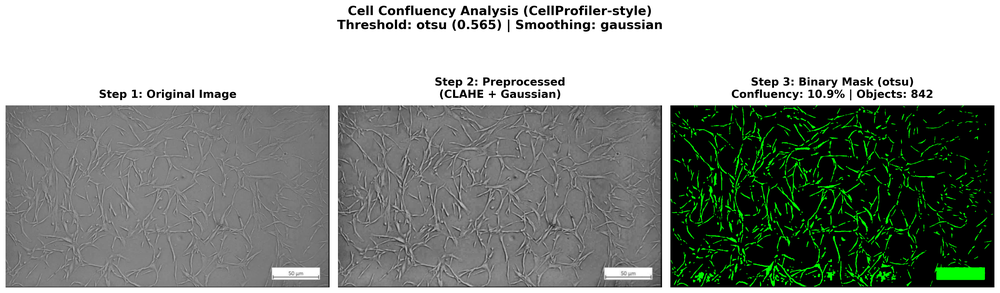
#> input picture cellpose/50_cellprofiler_overview.png, 1000 x 293 px, shrunk from 3580 x 1048 before the run; its folder holds only this picture in this run
$ python confluency_cellprofiler.py 50_cellprofiler_overview.png
#> lines starting #> are read from the running program, lines starting #| are printed output that depends on the picture; after the words box and inside, x2 and y2 are one past the last pixel; in counts of white or black regions, pixels touching at a corner belong together
"""
Cell Confluency Calculator using CellProfiler-style Processing

This script measures cell confluency using image processing methods similar to
CellProfiler's algorithms:
1. CLAHE preprocessing for contrast enhancement
2. Gaussian/Median smoothing for noise reduction
3. Various thresholding methods (Otsu, Triangle, etc.)
4. Morphological operations and object identification
5. Confluency calculation

Uses only OpenCV, numpy, scipy, and matplotlib - no additional dependencies required.
"""

import os
import sys
import numpy as np
import matplotlib.pyplot as plt
from matplotlib.colors import LinearSegmentedColormap
import cv2
from scipy import ndimage


def apply_clahe(img_gray, clip_limit=2.0, tile_grid_size=(8, 8)):
    """
    Apply CLAHE (Contrast Limited Adaptive Histogram Equalization).
    Similar to CellProfiler's CorrectIlluminationCalculate module.
    """
    clahe = cv2.createCLAHE(clipLimit=clip_limit, tileGridSize=tile_grid_size)
    return clahe.apply(img_gray)


def apply_gaussian_smoothing(img, sigma=2):
    """
    Apply Gaussian smoothing (CellProfiler's Smooth module with Gaussian method).
    Uses OpenCV's GaussianBlur.
    """
    # Convert sigma to kernel size (must be odd)
    ksize = int(sigma * 4) | 1  # Ensure odd
    if ksize < 3:
        ksize = 3
    return cv2.GaussianBlur(img, (ksize, ksize), sigma)


# [8 lines left out: function apply_median_filter, not called in this run]


def threshold_otsu_cv(img):
    """
    Otsu's thresholding using OpenCV.
    Returns threshold value (normalized to 0-1 if input is 0-1).
    """
    # If image is float, convert to uint8 for OpenCV
    if img.dtype == np.float64 or img.dtype == np.float32:
        img_uint8 = (img * 255).astype(np.uint8)
        thresh_val, _ = cv2.threshold(img_uint8, 0, 255, cv2.THRESH_BINARY + cv2.THRESH_OTSU)
        return thresh_val / 255.0
    else:
        thresh_val, _ = cv2.threshold(img, 0, 255, cv2.THRESH_BINARY + cv2.THRESH_OTSU)
        return thresh_val


# [127 lines left out: functions threshold_triangle_cv, threshold_li, threshold_yen, threshold_robust_background, not called in this run]


def identify_primary_objects(binary_mask, min_size=15, max_size=None, fill_holes=True):
    """
    Identify primary objects (similar to CellProfiler's IdentifyPrimaryObjects).

    This performs:
    1. Connected component labeling
    2. Size filtering
    3. Hole filling
    """
    # Fill holes if requested
    if fill_holes:
        binary_mask = ndimage.binary_fill_holes(binary_mask)

    # Label connected components
    labeled, num_features = ndimage.label(binary_mask)

    # Size filtering
    if min_size > 0 or max_size is not None:
        sizes = ndimage.sum(binary_mask, labeled, range(1, num_features + 1))

        # Create mask for valid sizes
        for i, size in enumerate(sizes, start=1):
            if size < min_size:
                labeled[labeled == i] = 0
            elif max_size is not None and size > max_size:
                labeled[labeled == i] = 0

        # Relabel
        labeled, num_features = ndimage.label(labeled > 0)

    return labeled, num_features


def calculate_confluency_cellprofiler(
    image_path: str,
    smoothing_method: str = 'gaussian',
    smoothing_size: float = 2.0,
    threshold_method: str = 'otsu',
    clip_limit: float = 2.0,
    min_object_size: int = 15,
    fill_holes: bool = True,
    apply_clahe_preprocessing: bool = True,
    save_outputs: bool = True,
    output_dir: str = None
) -> dict:
    """
    Calculate cell confluency using CellProfiler-style image processing.

    Args:
        image_path: Path to the input image
        smoothing_method: 'gaussian', 'median', or 'none'
        smoothing_size: Size parameter for smoothing
        threshold_method: 'otsu', 'li', 'yen', 'triangle', or 'robust_background'
        clip_limit: CLAHE clip limit (default 2.0)
        min_object_size: Minimum object size in pixels
        fill_holes: Whether to fill holes in detected objects
        apply_clahe_preprocessing: Whether to apply CLAHE before thresholding
        save_outputs: Whether to save output images
        output_dir: Directory to save outputs

    Returns:
        dict containing confluency results and intermediate outputs
    """
#> called with image_path = '50_cellprofiler_overview.png', smoothing_method = 'gaussian', smoothing_size = 2, threshold_method = 'otsu', clip_limit = 2, min_object_size = 15, fill_holes = True, apply_clahe_preprocessing = True

    # Setup output directory
    if output_dir is None:
        output_dir = os.path.dirname(image_path)
    if output_dir == '':
        output_dir = '.'

    if not os.path.exists(output_dir):
        os.makedirs(output_dir)

    base_name = os.path.splitext(os.path.basename(image_path))[0]

    # =========================================================================
    # STEP 1: Load original image
    # =========================================================================
    print(f"\n{'='*60}")
    print("STEP 1: Loading Original Image")
    print(f"{'='*60}")

    # Load image
    img_original = cv2.imread(image_path)
#> img_original is the input picture: shape (293, 1000, 3); mean B, G, R 145.2, 151.2, 145.2
    if img_original is None:
        raise ValueError(f"Could not read image: {image_path}")

    # Convert BGR to RGB for display
    img_rgb = cv2.cvtColor(img_original, cv2.COLOR_BGR2RGB)

    # Convert to grayscale
    img_gray = cv2.cvtColor(img_original, cv2.COLOR_BGR2GRAY)
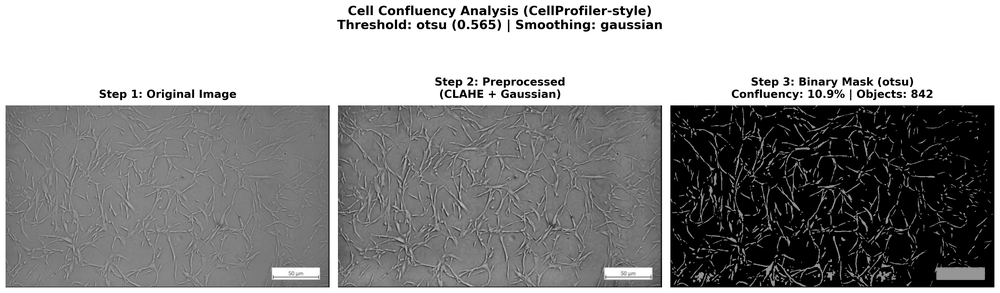
#> img_gray: shape (293, 1000); min 0, max 255, mean 148.7

    height, width = img_gray.shape
#> height = 293; width = 1000
    total_pixels = height * width
#> total_pixels = 293000

    print(f"Loaded image: {image_path}")
    print(f"Image size: {width}x{height}")
#| Image size: 1000x293

    # =========================================================================
    # STEP 2: Preprocessing (CellProfiler-style)
    # =========================================================================
    print(f"\n{'='*60}")
    print("STEP 2: Preprocessing (CellProfiler-style)")
    print(f"{'='*60}")

    img_processed = img_gray.copy()

    # Apply CLAHE
    if apply_clahe_preprocessing:
        print(f"Applying CLAHE (clip_limit={clip_limit})...")
        img_processed = apply_clahe(img_processed, clip_limit=clip_limit)
#> in apply_clahe, `return clahe.apply(img_gray)`:
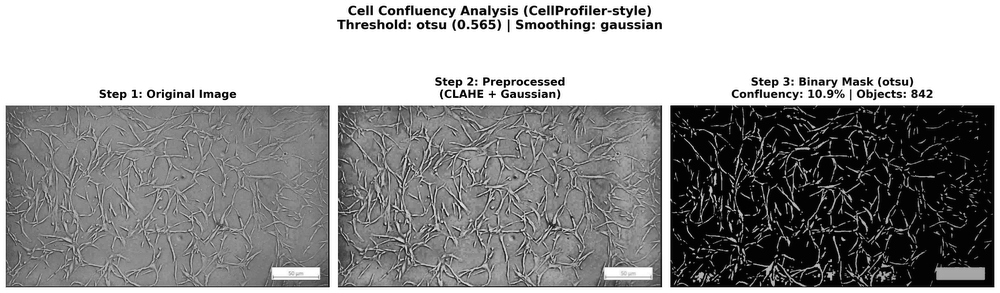
#> returned value: shape (293, 1000); min 2, max 255, mean 152.7

    # Apply smoothing
    if smoothing_method == 'gaussian':
        print(f"Applying Gaussian smoothing (sigma={smoothing_size})...")
        img_processed = apply_gaussian_smoothing(img_processed, sigma=smoothing_size)
#> in apply_gaussian_smoothing, `return cv2.GaussianBlur(img, (ksize, ksize), sigma)`:
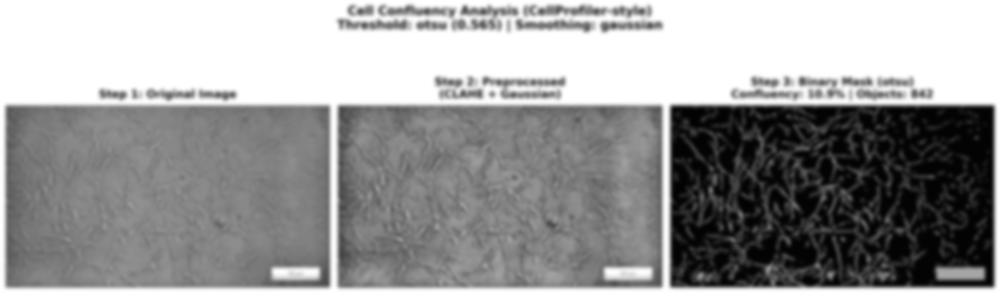
#> returned value: shape (293, 1000); min 2, max 255, mean 152.7
    elif smoothing_method == 'median':
        print(f"Applying Median filter (size={int(smoothing_size)})...")
        img_processed = apply_median_filter(img_processed, size=int(smoothing_size))
    elif smoothing_method != 'none':
        print(f"Unknown smoothing method: {smoothing_method}, skipping...")

    # Normalize to 0-1 for thresholding
    img_normalized = img_processed.astype(np.float64) / 255.0

    print("Preprocessing complete")

    # =========================================================================
    # STEP 3: Thresholding (CellProfiler IdentifyPrimaryObjects)
    # =========================================================================
    print(f"\n{'='*60}")
    print(f"STEP 3: Thresholding ({threshold_method})")
    print(f"{'='*60}")

    # Calculate threshold based on method
    if threshold_method == 'otsu':
        threshold_value = threshold_otsu_cv(img_normalized)
#> in threshold_otsu_cv, `thresh_val, _ = cv2.threshold(img_uint8, 0, 255, cv2.THRESH_BINARY + c..`: thresh_val = 171
#> threshold_value = 0.671
        print(f"Otsu threshold: {threshold_value:.4f}")
#| Otsu threshold: 0.6706
    elif threshold_method == 'li':
        threshold_value = threshold_li(img_normalized)
        print(f"Li (Minimum Cross Entropy) threshold: {threshold_value:.4f}")
    elif threshold_method == 'yen':
        threshold_value = threshold_yen(img_normalized)
        print(f"Yen threshold: {threshold_value:.4f}")
    elif threshold_method == 'triangle':
        threshold_value = threshold_triangle_cv(img_normalized)
        print(f"Triangle threshold: {threshold_value:.4f}")
    elif threshold_method == 'robust_background':
        threshold_value = threshold_robust_background(img_normalized)
        print(f"RobustBackground threshold: {threshold_value:.4f}")
    else:
        # Default to Otsu
        threshold_value = threshold_otsu_cv(img_normalized)
        print(f"Unknown method '{threshold_method}', using Otsu: {threshold_value:.4f}")

    # Apply threshold
    binary_mask = img_normalized > threshold_value
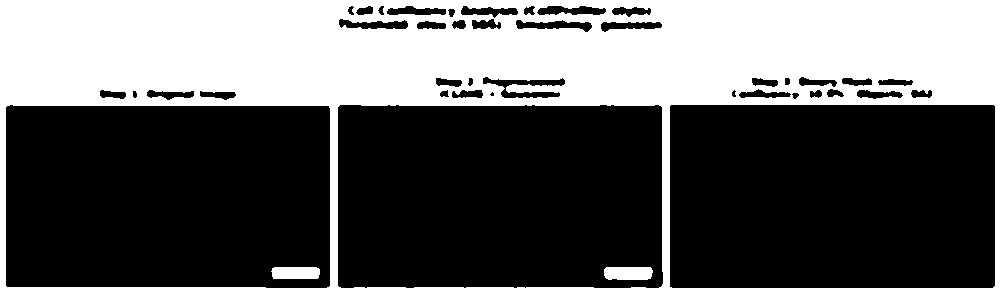
#> binary_mask: shape (293, 1000) bool; 37.6% white; 3 white regions, box (x1, y1, x2, y2) and area: (0, 0, 1000, 293) 109042, (604, 267, 653, 280) 604, (271, 267, 320, 279) 564

    # Identify objects (with size filtering and hole filling)
    print(f"Identifying objects (min_size={min_object_size}, fill_holes={fill_holes})...")
    labeled_objects, num_objects = identify_primary_objects(
        binary_mask,
        min_size=min_object_size,
        fill_holes=fill_holes
    )
#> in identify_primary_objects, `binary_mask = ndimage.binary_fill_holes(binary_mask)`: binary_mask: shape (293, 1000) bool; every value is 1
#> in identify_primary_objects, `labeled, num_features = ndimage.label(binary_mask)`: labeled: shape (293, 1000) int32; every value is 1
#> in identify_primary_objects, `labeled, num_features = ndimage.label(binary_mask)`: num_features = 1
#> in identify_primary_objects, `sizes = ndimage.sum(binary_mask, labeled, range(1, num_features + 1))`: sizes = [293000]
#> the loop in identify_primary_objects, `for i, size in enumerate(sizes, start=1):` made 1 pass
#> (i, size) on pass 1: (1, 293000)
#> num_objects = 1

    # Create final binary mask from labeled objects
    final_binary_mask = labeled_objects > 0

    # Calculate confluency
    cell_area_pixels = np.sum(final_binary_mask)
#> cell_area_pixels = 293000
    confluency = (cell_area_pixels / total_pixels) * 100
#> confluency = 100

    print(f"Objects detected: {num_objects}")
#| Objects detected: 1
    print(f"Cell pixels: {cell_area_pixels:,} / {total_pixels:,}")
#| Cell pixels: 293,000 / 293,000
    print(f"Confluency: {confluency:.2f}%")
#| Confluency: 100.00%

    # =========================================================================
    # FINAL: Create side-by-side comparison
    # =========================================================================
    print(f"\n{'='*60}")
    print("FINAL: Creating Process Visualization")
    print(f"{'='*60}")

    if save_outputs:
        final_path = os.path.join(output_dir, f"{base_name}_cellprofiler_overview.png")

        # Create 1x3 horizontal layout
        fig, axes = plt.subplots(1, 3, figsize=(18, 6))

        # Step 1: Original Image
        ax1 = axes[0]
        ax1.imshow(img_rgb)
        ax1.set_title('Step 1: Original Image', fontsize=14, fontweight='bold', pad=10)
        ax1.axis('off')

        # Step 2: Preprocessed
        ax2 = axes[1]
        ax2.imshow(img_processed, cmap='gray')
        preprocess_title = 'Step 2: Preprocessed\n'
        if apply_clahe_preprocessing:
            preprocess_title += f'(CLAHE + {smoothing_method.capitalize()})'
        else:
            preprocess_title += f'({smoothing_method.capitalize()})'
        ax2.set_title(preprocess_title, fontsize=14, fontweight='bold', pad=10)
        ax2.axis('off')

        # Step 3: Binary Mask with Confluency
        ax3 = axes[2]
        cmap_binary = LinearSegmentedColormap.from_list('binary_cells', ['black', '#00FF00'])
        ax3.imshow(final_binary_mask, cmap=cmap_binary)
        ax3.set_title(f'Step 3: Binary Mask ({threshold_method})\n'
                      f'Confluency: {confluency:.1f}% | Objects: {num_objects}',
                      fontsize=14, fontweight='bold', pad=10)
        ax3.axis('off')

        # Add overall title
        fig.suptitle(f'Cell Confluency Analysis (CellProfiler-style)\n'
                     f'Threshold: {threshold_method} ({threshold_value:.3f}) | '
                     f'Smoothing: {smoothing_method}',
                     fontsize=16, fontweight='bold', y=1.02)

        plt.tight_layout()
        plt.savefig(final_path, dpi=200, bbox_inches='tight', facecolor='white')
        plt.close()
        print(f"Saved: {final_path}")

    # Print final summary
    print(f"\n{'='*60}")
    print("CONFLUENCY ANALYSIS COMPLETE (CellProfiler-style)")
    print(f"{'='*60}")
    print(f"Threshold method: {threshold_method}")
    print(f"Threshold value: {threshold_value:.4f}")
#| Threshold value: 0.6706
    print(f"Objects detected: {num_objects}")
#| Objects detected: 1
    print(f"Total image area: {total_pixels:,} pixels")
#| Total image area: 293,000 pixels
    print(f"Cell area: {cell_area_pixels:,} pixels")
#| Cell area: 293,000 pixels
    print(f"Cell confluency: {confluency:.2f}%")
#| Cell confluency: 100.00%
    print(f"{'='*60}\n")

    return {
        'confluency': confluency,
        'cell_area_pixels': int(cell_area_pixels),
        'total_area_pixels': int(total_pixels),
        'threshold_method': threshold_method,
        'threshold_value': float(threshold_value),
        'num_objects': num_objects,
        'binary_mask': final_binary_mask,
        'labeled_objects': labeled_objects,
        'preprocessed_image': img_processed
    }


if __name__ == "__main__":
    import argparse

    parser = argparse.ArgumentParser(
        description='Calculate cell confluency using CellProfiler-style processing'
    )
    parser.add_argument(
        'image_path',
        type=str,
        help='Path to the input image'
    )
    parser.add_argument(
        '--threshold', '-t',
        type=str,
        default='otsu',
        choices=['otsu', 'li', 'yen', 'triangle', 'robust_background'],
        help='Thresholding method (default: otsu)'
    )
    parser.add_argument(
        '--smoothing', '-s',
        type=str,
        default='gaussian',
        choices=['gaussian', 'median', 'none'],
        help='Smoothing method (default: gaussian)'
    )
    parser.add_argument(
        '--smoothing_size', '-ss',
        type=float,
        default=2.0,
        help='Smoothing size parameter (default: 2.0)'
    )
    parser.add_argument(
        '--clip_limit', '-c',
        type=float,
        default=2.0,
        help='CLAHE clip limit (default: 2.0)'
    )
    parser.add_argument(
        '--min_size', '-ms',
        type=int,
        default=15,
        help='Minimum object size in pixels (default: 15)'
    )
    parser.add_argument(
        '--no-clahe',
        action='store_true',
        help='Disable CLAHE preprocessing'
    )
    parser.add_argument(
        '--no-fill-holes',
        action='store_true',
        help='Disable hole filling'
    )
    parser.add_argument(
        '--output_dir', '-o',
        type=str,
        default=None,
        help='Output directory for results'
    )
    parser.add_argument(
        '--no-save',
        action='store_true',
        help='Do not save output files'
    )

    args = parser.parse_args()

    # Validate input
    if not os.path.exists(args.image_path):
        print(f"Error: Image file not found: {args.image_path}")
        sys.exit(1)

    # Run confluency calculation
    results = calculate_confluency_cellprofiler(
        image_path=args.image_path,
        smoothing_method=args.smoothing,
        smoothing_size=args.smoothing_size,
        threshold_method=args.threshold,
        clip_limit=args.clip_limit,
        min_object_size=args.min_size,
        fill_holes=not args.no_fill_holes,
        apply_clahe_preprocessing=not args.no_clahe,
        save_outputs=not args.no_save,
        output_dir=args.output_dir
    )
#> results = 9 items

    print(f"\n{'#'*60}")
    print(f"FINAL CONFLUENCY: {results['confluency']:.2f}%")
#| FINAL CONFLUENCY: 100.00%
    print(f"OBJECTS DETECTED: {results['num_objects']}")
#| OBJECTS DETECTED: 1
    print(f"{'#'*60}")
